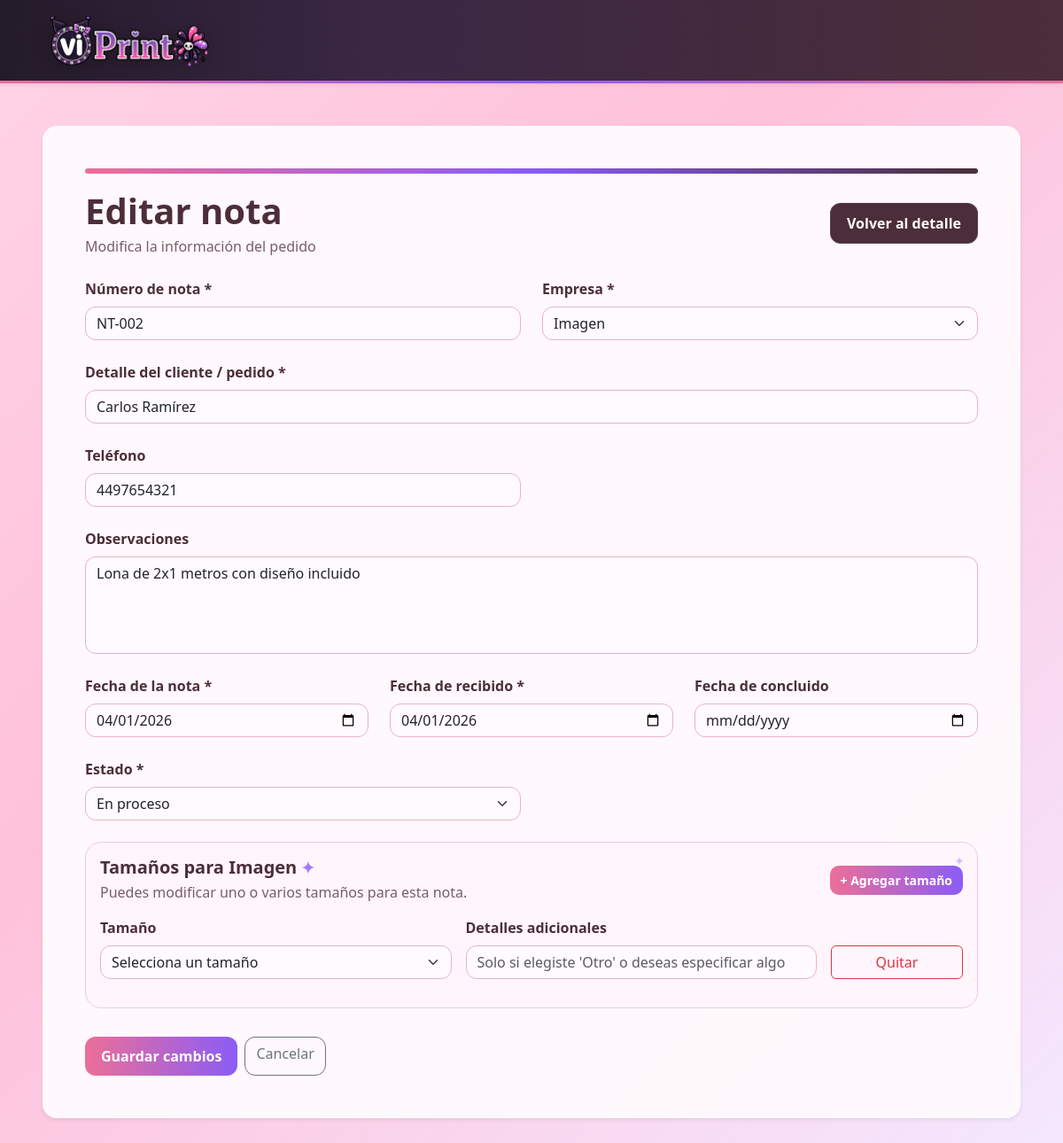
/modules/notas/edit.php?id=2, run on the app's committed database.
### tables this page shows
CREATE TABLE notas_trabajo (
    id INT AUTO_INCREMENT PRIMARY KEY,
    numero_nota VARCHAR(50) NOT NULL,
    empresa ENUM('ViPrint', 'Imagen') NOT NULL,
    detalle_cliente VARCHAR(300) NOT NULL,
    telefono_cliente VARCHAR(20),
    observaciones TEXT,
    fecha_nota DATE NOT NULL,
    fecha_recibido DATE NOT NULL,
    fecha_concluido DATE NULL,
    estado ENUM('pendiente', 'en_proceso', 'terminado', 'entregado', 'cancelado') NOT NULL DEFAULT 'pendiente',
    created_at TIMESTAMP DEFAULT CURRENT_TIMESTAMP,
    updated_at TIMESTAMP DEFAULT CURRENT_TIMESTAMP ON UPDATE CURRENT_TIMESTAMP,
    CONSTRAINT uq_numero_nota UNIQUE (numero_nota)
);

### modules/notas/edit.php (the view, shortened to what this page needs)
<?php
require_once '../../config/database.php';
$id = (int) $_GET['id'];
$sql = "SELECT * FROM notas_trabajo WHERE id = ?";
$stmt = $conn->prepare($sql);
$stmt->bind_param("i", $id);
$stmt->execute();
$resultado = $stmt->get_result();
$nota = $resultado->fetch_assoc();
$detallesImagen = [];
?>
<?php include '../../includes/header.php'; ?>
<body>
    <?php include '../../includes/navbar.php'; ?>
    <div class="container-fluid my-5 px-4 px-xl-5">
        <div class="card shadow-sm border-0 rounded-4 main-card">
            <div class="card-body p-4 p-md-5">
                <div class="page-accent"></div>
                <div class="d-flex justify-content-between align-items-center mb-4">
                    <div>
                        <h1 class="mb-1">Editar nota</h1>
                        <p class="text-muted mb-0">Modifica la información del pedido</p>
                    </div>
                    <a href="show.php?id=<?php echo $nota['id']; ?>" class="btn btn-dark-soft">Volver al detalle</a>
                </div>
                <form action="update.php" method="POST" class="row g-4" id="formEditarNota">
                    <div class="col-md-6">
                        <label for="numero_nota" class="form-label fw-semibold">Número de nota *</label>
                        <input type="text" class="form-control" id="numero_nota" name="numero_nota"
                            value="<?php echo htmlspecialchars($nota['numero_nota']); ?>" required>
                    </div>
                    <div class="col-md-6">
                        <label for="empresa" class="form-label fw-semibold">Empresa *</label>
                        <select class="form-select" id="empresa" name="empresa" required>
                            <option value="Imagen" <?php echo ($nota['empresa'] === 'Imagen') ? 'selected' : ''; ?>>Imagen
                            </option>
                        </select>
                    </div>
                    <div class="col-12">
                        <label for="detalle_cliente" class="form-label fw-semibold">Detalle del cliente / pedido
                            *</label>
                        <input type="text" class="form-control" id="detalle_cliente" name="detalle_cliente"
                            value="<?php echo htmlspecialchars($nota['detalle_cliente']); ?>" required>
                    </div>
                    <div class="col-md-6">
                        <label for="telefono_cliente" class="form-label fw-semibold">Teléfono</label>
                        <input type="text" class="form-control" id="telefono_cliente" name="telefono_cliente"
                            value="<?php echo htmlspecialchars($nota['telefono_cliente']); ?>">
                    </div>
                    <div class="col-12">
                        <label for="observaciones" class="form-label fw-semibold">Observaciones</label>
                        <textarea class="form-control" id="observaciones" name="observaciones"
                            rows="4"><?php echo htmlspecialchars($nota['observaciones']); ?></textarea>
                    </div>
                    <div class="col-md-4">
                        <label for="fecha_nota" class="form-label fw-semibold">Fecha de la nota *</label>
                        <input type="date" class="form-control" id="fecha_nota" name="fecha_nota"
                            value="<?php echo htmlspecialchars($nota['fecha_nota']); ?>" required>
                    </div>
                    <div class="col-md-4">
                        <label for="fecha_recibido" class="form-label fw-semibold">Fecha de recibido *</label>
                        <input type="date" class="form-control" id="fecha_recibido" name="fecha_recibido"
                            value="<?php echo htmlspecialchars($nota['fecha_recibido']); ?>" required>
                    </div>
                    <div class="col-md-4">
                        <label for="fecha_concluido" class="form-label fw-semibold">Fecha de concluido</label>
                        <input type="date" class="form-control" id="fecha_concluido" name="fecha_concluido"
                            value="<?php echo htmlspecialchars($nota['fecha_concluido']); ?>">
                    </div>
                    <div class="col-md-6">
                        <label for="estado" class="form-label fw-semibold">Estado *</label>
                        <select class="form-select" id="estado" name="estado" required>
                            <option value="en_proceso" <?php echo ($nota['estado'] === 'en_proceso') ? 'selected' : ''; ?>>En proceso</option>
                        </select>
                    </div>
                    <div class="col-12 <?php echo ($nota['empresa'] === 'Imagen') ? '' : 'd-none'; ?>"
                        id="bloqueImagen">
                        <div class="soft-panel">
                            <div class="d-flex justify-content-between align-items-center mb-3">
                                <div>
                                    <h5 class="section-title mb-1">Tamaños para Imagen</h5>
                                    <p class="text-muted mb-0">Puedes modificar uno o varios tamaños para esta nota.</p>
                                </div>
                                <button type="button" class="btn btn-pink btn-sm" id="btnAgregarTamano">
                                    + Agregar tamaño
                                </button>
                            </div>
                            <div id="contenedorTamanos">
                                <?php if (!empty($detallesImagen)): ?>
                                    <?php foreach ($detallesImagen as $detalle): ?>
                                        <div class="row g-3 item-tamano mb-3">
                                            <div class="col-md-5">
                                                <label class="form-label fw-semibold">Tamaño</label>
                                                <select name="tamano[]" class="form-select tamano-select">
                                                    <option value="">Selecciona un tamaño</option>
                                                    <option value="Grande IMG 3.2" <?php echo ($detalle['tamano'] === 'Grande IMG 3.2') ? 'selected' : ''; ?>>Grande IMG 3.2</option>
                                                    <option value="Mediana IMG 2.7" <?php echo ($detalle['tamano'] === 'Mediana IMG 2.7') ? 'selected' : ''; ?>>Mediana IMG 2.7</option>
                                                    <option value="Jumbo IMG 3.4" <?php echo ($detalle['tamano'] === 'Jumbo IMG 3.4') ? 'selected' : ''; ?>>Jumbo IMG 3.4</option>
                                                    <option value="Otro" <?php echo ($detalle['tamano'] === 'Otro') ? 'selected' : ''; ?>>Otro</option>
                                                </select>
                                            </div>
                                            <div class="col-md-5">
                                                <label class="form-label fw-semibold">Detalles adicionales</label>
                                                <input type="text" name="detalles[]" class="form-control detalle-input"
                                                    value="<?php echo htmlspecialchars($detalle['detalles']); ?>"
                                                    placeholder="Solo si elegiste 'Otro' o deseas especificar algo">
                                            </div>
                                            <div class="col-md-2 d-flex align-items-end">
                                                <button type="button" class="btn btn-outline-danger w-100 btnEliminarTamano">
                                                    Quitar
                                                </button>
                                            </div>
                                        </div>
                                    <?php endforeach; ?>
                                <?php else: ?>
                                    <div class="row g-3 item-tamano mb-3">
                                        <div class="col-md-5">
                                            <label class="form-label fw-semibold">Tamaño</label>
                                            <select name="tamano[]" class="form-select tamano-select">
                                                <option value="">Selecciona un tamaño</option>
                                            </select>
                                        </div>
                                        <div class="col-md-5">
                                            <label class="form-label fw-semibold">Detalles adicionales</label>
                                            <input type="text" name="detalles[]" class="form-control detalle-input"
                                                placeholder="Solo si elegiste 'Otro' o deseas especificar algo">
                                        </div>
                                        <div class="col-md-2 d-flex align-items-end">
                                            <button type="button" class="btn btn-outline-danger w-100 btnEliminarTamano">
                                                Quitar
                                            </button>
                                        </div>
                                    </div>
                                <?php endif; ?>
                            </div>
                        </div>
                    </div>
                    <div class="col-12 d-flex gap-2 pt-2">
                        <button type="submit" class="btn btn-pink">Guardar cambios</button>
                        <a href="show.php?id=<?php echo $nota['id']; ?>" class="btn btn-outline-secondary">Cancelar</a>
                    </div>
                </form>
            </div>
        </div>
    </div>
    <?php include '../../includes/footer.php'; ?>

### assets/css/styles.css (style rules this page uses)
:root { --pink-main: #ec6f98; --pink-soft: #fde7ef; --pink-strong: #d94f87; --kuromi-purple: #8b5cf6; --kuromi-purple-dark: #5b3b8a; --kuromi-lilac: #c8b6ff; --dark-plum: #2f2430; --dark-plum-2: #4b2e39; --text-main: #4a3a42; --text-soft: #7a5c68; --white-soft: #fffafd; --border-soft: #efc7da; --border-input: #e8b3c7; }
body { background: linear-gradient(135deg, #ffd4e5 0%, #ffc1da 40%, #f4e8ff 100%); color: var(--text-main); font-family: "Segoe UI", Tahoma, Geneva, Verdana, sans-serif; min-height: 100vh; margin: 0; padding: 0; }
h1, h2, h3, h4, h5, h6 { color: var(--dark-plum-2); font-weight: 700; }
.text-muted { color: var(--text-soft) !important; }
.main-card { background: rgba(255, 250, 253, 0.96); border: 1px solid var(--border-soft); border-radius: 22px; box-shadow: 0 12px 30px rgba(75, 46, 57, 0.10); width: 100%; }
.page-accent { height: 6px; width: 100%; background: linear-gradient(90deg, var(--pink-main) 0%, var(--kuromi-purple) 50%, var(--dark-plum-2) 100%); border-radius: 999px; margin-bottom: 18px; }
.soft-panel { background: rgba(255, 245, 251, 0.95); border: 1px solid #efcbe3; border-radius: 18px; padding: 16px; position: relative; }
.soft-panel::before { content: "✦"; position: absolute; top: 10px; right: 14px; color: var(--kuromi-purple); opacity: 0.35; font-size: 0.9rem; }
.soft-panel h5 { font-weight: 700; }
.soft-panel p { margin-bottom: 14px; line-height: 1.5; }
.section-title { color: var(--dark-plum-2); font-weight: 700; position: relative; }
.section-title::after { content: " ✦"; color: var(--kuromi-purple); font-size: 0.9em; opacity: 0.8; }
.btn-pink { background: linear-gradient(90deg, var(--pink-main) 0%, var(--kuromi-purple) 100%); color: white; border: none; border-radius: 12px; padding: 10px 18px; font-weight: 600; transition: 0.2s ease; }
.btn-dark-soft { background-color: var(--dark-plum-2); color: white; border: 1px solid rgba(255,255,255,0.08); border-radius: 12px; padding: 10px 18px; font-weight: 600; transition: 0.2s ease; }
.btn-sm.btn-pink, .btn-sm.btn-dark-soft { padding: 6px 12px; border-radius: 10px; font-size: 0.875rem; }
.card .btn-outline-secondary { border-radius: 12px; }
.form-label { color: var(--dark-plum-2); }
.form-control, .form-select { border-radius: 12px; border: 1px solid var(--border-input); background-color: #fffafd; }
textarea.form-control { resize: none; }
.main-card { max-width: 100%; }

### data on the page
notas_trabajo: numero_nota "NT-002", empresa "Imagen", detalle_cliente "Carlos Ramírez", telefono_cliente "4497654321", observaciones "Lona de 2x1 metros con diseño incluido", fecha_nota "04/01/2026", fecha_recibido "04/01/2026", estado "En proceso"
